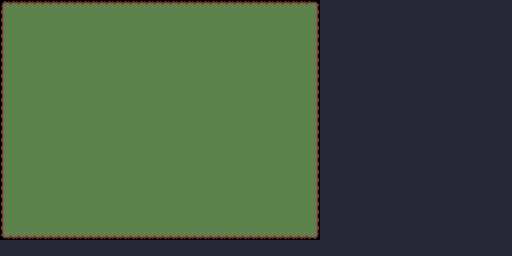

This is a level from a 2D game, rendered from its Tiled map with the project's own tilesets. A one-line summary and the complete map file follow:
An orthogonal 64x32 tile map with 8x8 px tiles, 1 tile layer (background).

<map version="1.9" tiledversion="1.9.2" orientation="orthogonal" renderorder="right-down" width="64" height="32" tilewidth="8" tileheight="8" infinite="0" backgroundcolor="#272736" nextlayerid="2" nextobjectid="1">
 <tileset firstgid="1" source="make-earth-great-again-sprites.tsx" />
 <layer id="1" name="background" width="64" height="32">
  <data encoding="csv">
3221225496,1073741847,1073741847,1073741847,1073741847,1073741847,1073741847,1073741847,1073741847,1073741847,1073741847,1073741847,1073741847,1073741847,1073741847,1073741847,1073741847,1073741847,1073741847,1073741847,1073741847,1073741847,1073741847,1073741847,1073741847,1073741847,1073741847,1073741847,1073741847,1073741847,1073741847,1073741847,1073741847,1073741847,1073741847,1073741847,1073741847,1073741847,1073741847,1610612760,0,0,0,0,0,0,0,0,0,0,0,0,0,0,0,0,0,0,0,0,0,0,0,0,
2147483657,7,8,8,8,7,7,7,7,7,7,8,7,7,8,7,8,7,7,7,7,7,8,7,8,7,8,8,7,7,7,8,8,8,8,8,8,8,8,9,0,0,0,0,0,0,0,0,0,0,0,0,0,0,0,0,0,0,0,0,0,0,0,0,
2147483657,8,7,7,8,7,7,8,8,8,8,8,8,7,8,8,7,7,7,7,7,7,8,7,8,7,8,7,7,7,7,8,8,8,8,8,8,8,8,9,0,0,0,0,0,0,0,0,0,0,0,0,0,0,0,0,0,0,0,0,0,0,0,0,
2147483657,7,7,7,7,7,8,8,7,7,8,7,8,8,8,8,8,8,8,7,7,8,8,8,8,8,7,8,7,7,7,8,8,7,7,7,8,8,8,9,0,0,0,0,0,0,0,0,0,0,0,0,0,0,0,0,0,0,0,0,0,0,0,0,
2147483657,7,7,7,7,8,8,7,7,8,7,8,7,7,8,7,7,7,8,8,8,7,8,8,8,7,7,8,7,8,8,7,8,7,7,7,8,8,8,9,0,0,0,0,0,0,0,0,0,0,0,0,0,0,0,0,0,0,0,0,0,0,0,0,
2147483657,8,8,7,8,8,8,7,7,8,8,8,7,7,8,7,7,8,8,8,8,8,8,8,8,8,7,8,8,8,8,8,8,8,7,7,8,8,8,9,0,0,0,0,0,0,0,0,0,0,0,0,0,0,0,0,0,0,0,0,0,0,0,0,
2147483657,8,8,7,8,8,8,8,8,8,8,7,8,8,8,7,7,8,8,7,8,8,8,8,8,7,8,8,8,7,8,7,8,8,8,8,8,7,7,9,0,0,0,0,0,0,0,0,0,0,0,0,0,0,0,0,0,0,0,0,0,0,0,0,
2147483657,8,7,8,8,8,7,8,8,8,8,8,8,8,8,8,8,7,7,7,8,8,7,8,8,8,8,8,7,8,8,7,8,8,8,8,8,7,7,9,0,0,0,0,0,0,0,0,0,0,0,0,0,0,0,0,0,0,0,0,0,0,0,0,
2147483657,8,7,8,8,7,8,8,8,8,8,8,8,8,8,8,8,8,8,8,8,8,8,8,8,8,8,8,8,8,7,8,8,8,8,8,8,8,8,9,0,0,0,0,0,0,0,0,0,0,0,0,0,0,0,0,0,0,0,0,0,0,0,0,
2147483657,8,8,8,8,8,8,8,7,7,7,8,8,8,8,8,8,8,8,8,8,8,8,8,7,7,7,8,7,8,8,8,8,7,8,8,8,8,8,9,0,0,0,0,0,0,0,0,0,0,0,0,0,0,0,0,0,0,0,0,0,0,0,0,
2147483657,8,8,8,8,7,8,8,7,7,7,7,8,8,8,7,8,8,7,7,7,8,7,8,7,7,7,8,8,8,8,8,8,8,8,8,8,8,8,9,0,0,0,0,0,0,0,0,0,0,0,0,0,0,0,0,0,0,0,0,0,0,0,0,
2147483657,8,8,8,7,8,8,8,7,7,7,8,7,8,8,8,8,7,7,7,7,8,7,7,8,8,8,8,8,8,8,8,7,8,8,8,8,8,8,9,0,0,0,0,0,0,0,0,0,0,0,0,0,0,0,0,0,0,0,0,0,0,0,0,
2147483657,8,8,8,7,8,7,8,7,8,8,8,8,8,8,8,8,8,8,8,8,8,7,7,8,8,8,8,8,8,8,8,8,8,8,8,8,8,8,9,0,0,0,0,0,0,0,0,0,0,0,0,0,0,0,0,0,0,0,0,0,0,0,0,
2147483657,8,8,7,7,8,8,8,8,8,8,8,8,7,8,8,8,7,7,8,8,8,8,8,8,7,8,7,8,8,8,8,8,8,8,8,8,7,7,9,0,0,0,0,0,0,0,0,0,0,0,0,0,0,0,0,0,0,0,0,0,0,0,0,
2147483657,8,8,7,8,8,7,7,7,7,8,8,8,8,8,8,7,8,8,8,8,8,8,8,8,7,7,8,8,7,8,7,7,7,8,7,8,7,7,9,0,0,0,0,0,0,0,0,0,0,0,0,0,0,0,0,0,0,0,0,0,0,0,0,
2147483657,8,8,8,8,8,8,8,8,8,8,8,8,8,8,8,8,8,8,8,8,8,8,8,8,8,8,8,8,8,8,8,8,8,8,8,8,8,8,9,0,0,0,0,0,0,0,0,0,0,0,0,0,0,0,0,0,0,0,0,0,0,0,0,
2147483657,8,8,8,8,8,7,7,8,8,8,8,8,8,8,8,8,8,8,8,8,8,8,8,8,7,7,7,7,8,8,8,8,8,8,8,8,8,7,9,0,0,0,0,0,0,0,0,0,0,0,0,0,0,0,0,0,0,0,0,0,0,0,0,
2147483657,8,8,8,7,8,8,8,8,8,8,8,8,8,8,8,7,7,8,7,8,7,8,8,8,7,7,7,7,7,8,8,8,8,7,7,8,8,8,9,0,0,0,0,0,0,0,0,0,0,0,0,0,0,0,0,0,0,0,0,0,0,0,0,
2147483657,7,8,8,7,8,7,7,7,7,8,8,8,8,8,7,7,8,8,7,7,7,8,8,8,7,7,7,8,8,8,8,8,8,8,8,8,8,8,9,0,0,0,0,0,0,0,0,0,0,0,0,0,0,0,0,0,0,0,0,0,0,0,0,
2147483657,7,8,8,7,8,7,7,7,7,8,7,7,8,8,8,8,8,8,8,8,8,7,8,8,8,8,8,8,8,8,8,8,8,8,7,8,8,8,9,0,0,0,0,0,0,0,0,0,0,0,0,0,0,0,0,0,0,0,0,0,0,0,0,
2147483657,7,8,8,7,8,8,7,7,7,7,8,8,8,8,8,7,7,7,8,7,7,8,8,8,8,8,8,8,8,8,7,8,8,8,8,8,8,8,9,0,0,0,0,0,0,0,0,0,0,0,0,0,0,0,0,0,0,0,0,0,0,0,0,
2147483657,7,8,8,8,7,8,8,8,8,8,8,8,8,8,8,8,8,8,8,8,7,8,8,7,8,8,7,7,7,8,8,8,8,8,8,7,8,8,9,0,0,0,0,0,0,0,0,0,0,0,0,0,0,0,0,0,0,0,0,0,0,0,0,
2147483657,8,8,8,8,7,7,7,8,8,8,8,8,8,8,8,8,8,8,8,8,8,8,8,8,8,8,8,7,8,8,8,8,8,8,8,8,8,8,9,0,0,0,0,0,0,0,0,0,0,0,0,0,0,0,0,0,0,0,0,0,0,0,0,
2147483657,8,8,8,8,8,8,8,8,8,8,8,8,8,8,8,8,8,8,8,8,8,8,8,8,8,8,8,8,8,8,8,8,8,8,7,7,8,8,9,0,0,0,0,0,0,0,0,0,0,0,0,0,0,0,0,0,0,0,0,0,0,0,0,
2147483657,8,8,8,8,8,8,8,7,7,7,7,8,7,8,8,8,8,8,8,8,7,8,8,8,8,8,8,7,7,7,7,7,7,8,7,7,8,8,9,0,0,0,0,0,0,0,0,0,0,0,0,0,0,0,0,0,0,0,0,0,0,0,0,
2147483657,7,7,7,8,7,7,7,7,7,7,7,8,7,7,8,8,8,8,8,8,8,8,7,8,8,8,8,8,7,7,7,7,8,8,7,7,7,8,9,0,0,0,0,0,0,0,0,0,0,0,0,0,0,0,0,0,0,0,0,0,0,0,0,
2147483657,8,8,8,8,7,7,7,7,7,7,7,8,8,8,8,7,7,7,8,7,8,8,8,8,8,8,8,8,8,8,8,8,8,8,8,8,8,8,9,0,0,0,0,0,0,0,0,0,0,0,0,0,0,0,0,0,0,0,0,0,0,0,0,
2147483657,8,8,8,8,8,8,7,7,7,7,8,8,8,8,7,8,8,8,8,8,8,7,8,8,8,8,8,8,8,8,8,8,8,8,8,8,8,8,9,0,0,0,0,0,0,0,0,0,0,0,0,0,0,0,0,0,0,0,0,0,0,0,0,
2147483657,7,7,7,8,8,8,8,8,8,8,8,8,8,8,8,8,8,8,8,8,8,8,8,7,7,7,7,8,7,7,7,8,7,8,8,8,8,8,9,0,0,0,0,0,0,0,0,0,0,0,0,0,0,0,0,0,0,0,0,0,0,0,0,
2684354584,23,23,23,23,23,23,23,23,23,23,23,23,23,23,23,23,23,23,23,23,23,23,23,23,23,23,23,23,23,23,23,23,23,23,23,23,23,23,24,0,0,0,0,0,0,0,0,0,0,0,0,0,0,0,0,0,0,0,0,0,0,0,0,
0,0,0,0,0,0,0,0,0,0,0,0,0,0,0,0,0,0,0,0,0,0,0,0,0,0,0,0,0,0,0,0,0,0,0,0,0,0,0,0,0,0,0,0,0,0,0,0,0,0,0,0,0,0,0,0,0,0,0,0,0,0,0,0,
0,0,0,0,0,0,0,0,0,0,0,0,0,0,0,0,0,0,0,0,0,0,0,0,0,0,0,0,0,0,0,0,0,0,0,0,0,0,0,0,0,0,0,0,0,0,0,0,0,0,0,0,0,0,0,0,0,0,0,0,0,0,0,0
</data>
 </layer>
</map>